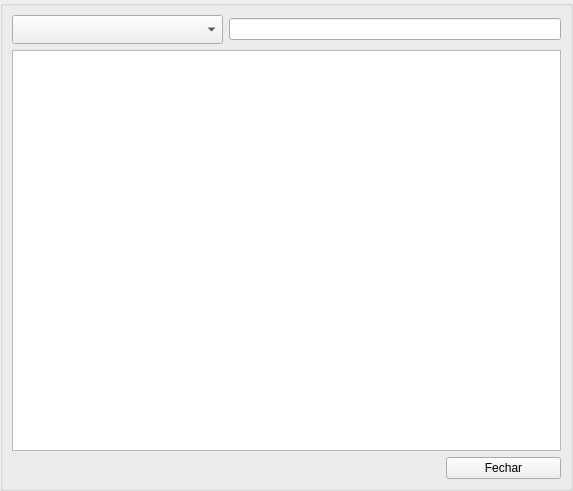
<?xml version="1.0" encoding="UTF-8"?>
<ui version="4.0">
 <class>RelacaoColaboradores</class>
 <widget class="QWidget" name="RelacaoColaboradores">
  <property name="geometry">
   <rect>
    <x>0</x>
    <y>0</y>
    <width>573</width>
    <height>491</height>
   </rect>
  </property>
  <property name="windowTitle">
   <string>Form</string>
  </property>
  <layout class="QGridLayout" name="gridLayout_3">
   <property name="leftMargin">
    <number>0</number>
   </property>
   <property name="topMargin">
    <number>0</number>
   </property>
   <property name="rightMargin">
    <number>0</number>
   </property>
   <property name="bottomMargin">
    <number>0</number>
   </property>
   <property name="spacing">
    <number>0</number>
   </property>
   <item row="0" column="0">
    <widget class="QGroupBox" name="groupBox">
     <property name="title">
      <string/>
     </property>
     <layout class="QGridLayout" name="gridLayout_2">
      <item row="0" column="0">
       <layout class="QGridLayout" name="gridLayout">
        <item row="0" column="0">
         <widget class="QComboBox" name="tipoPesquisa">
          <property name="minimumSize">
           <size>
            <width>171</width>
            <height>29</height>
           </size>
          </property>
         </widget>
        </item>
        <item row="0" column="1" colspan="2">
         <widget class="QLineEdit" name="campoPesquia"/>
        </item>
        <item row="1" column="0" colspan="3">
         <widget class="QTableWidget" name="tabelaPrincipal"/>
        </item>
        <item row="2" column="0" colspan="2">
         <spacer name="horizontalSpacer">
          <property name="orientation">
           <enum>Qt::Horizontal</enum>
          </property>
          <property name="sizeHint" stdset="0">
           <size>
            <width>428</width>
            <height>20</height>
           </size>
          </property>
         </spacer>
        </item>
        <item row="2" column="2">
         <widget class="QPushButton" name="botaoPrincipal">
          <property name="text">
           <string>Fechar</string>
          </property>
         </widget>
        </item>
       </layout>
      </item>
     </layout>
    </widget>
   </item>
  </layout>
 </widget>
 <resources/>
 <connections/>
</ui>
